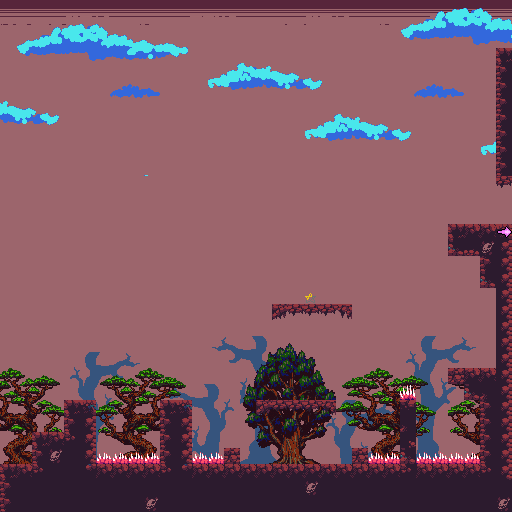

The image is a tile-based game level rendered from a .tmx file. Its description and source (layers, tilesets, objects; grid data summarised) follow:
An orthogonal 32x32 tile map with 16x16 px tiles, 6 tile layers (background, middle, middle-near, near, ...), 14 tilesets and 28 objects.

<map version="1.5" tiledversion="1.7.2" orientation="orthogonal" renderorder="right-down" width="32" height="32" tilewidth="16" tileheight="16" infinite="0" nextlayerid="17" nextobjectid="53">
 <tileset firstgid="1" source="JKBACK.tsx" />
 <tileset firstgid="105" source="JKMIDDLE.tsx" />
 <tileset firstgid="339" source="JKnear.tsx" />
 <tileset firstgid="703" source="wasteland.tsx" />
 <tileset firstgid="1215" source="wastelandmountains.tsx" />
 <tileset firstgid="1727" source="wastelandsky.tsx" />
 <tileset firstgid="2239" source="watelandmountains2.tsx" />
 <tileset firstgid="2751" source="spike_ground4.tsx" />
 <tileset firstgid="2752" source="spike_ground5.tsx" />
 <tileset firstgid="2753" source="dungeon 16x16.tsx" />
 <tileset firstgid="15041" source="plattoon.tsx" />
 <tileset firstgid="19137" source="sheet.tsx" />
 <tileset firstgid="19273" source="dawntree.tsx" />
 <tileset firstgid="19533" source="clouds.tsx" />
 <layer id="1" name="background" width="32" height="32">
  <data>[1024 cells, 1024 non-empty, 236 distinct tile ids]</data>
 </layer>
 <layer id="2" name="middle" width="32" height="32">
  <data>[1024 cells, 942 non-empty, 360 distinct tile ids]</data>
 </layer>
 <layer id="13" name="middle-near" width="32" height="32">
  <data>[1024 cells, 185 non-empty, 40 distinct tile ids]</data>
 </layer>
 <layer id="3" name="near" width="32" height="32">
  <data>[1024 cells, 980 non-empty, 149 distinct tile ids]</data>
 </layer>
 <layer id="4" name="graphics" width="32" height="32">
  <data>[1024 cells, 186 non-empty, 22 distinct tile ids]</data>
 </layer>
 <layer id="11" name="overgraphics" width="32" height="32">
  <data>[1024 cells, 2 non-empty, 2 distinct tile ids]</data>
 </layer>
 <objectgroup id="5" name="ground">
  <object id="1" x="0" y="464" width="512" height="48" />
  <object id="2" x="32" y="432" width="64" height="32" />
  <object id="3" x="64" y="400" width="32" height="32" />
  <object id="4" x="160" y="400" width="32" height="64" />
  <object id="6" x="400" y="400" width="16" height="64" />
  <object id="7" x="480" y="384" width="32" height="80" />
  <object id="8" x="448" y="368" width="64" height="16" />
  <object id="9" x="464" y="384" width="16" height="16" />
  <object id="11" x="480" y="256" width="32" height="32" />
  <object id="12" x="496" y="288" width="16" height="80" />
  <object id="26" x="272" y="304" width="80" height="10.5377" />
  <object id="29" x="224" y="448" width="16" height="16" />
  <object id="30" x="352" y="448" width="16" height="16" />
  <object id="31" x="448" y="224" width="48" height="32" />
  <object id="32" x="496" y="240" width="16" height="16" />
  <object id="34" x="496" y="48" width="16" height="138.538" />
  <object id="35" x="0" y="0" height="464" />
  <object id="36" x="512" y="0" height="48" />
  <object id="42" x="256" y="400" width="80" height="10.5377" />
  <object id="49" x="511.136" y="0.818182" width="0.5" height="46.9091" />
  <object id="50" x="0.26087" y="0.391304" width="510.077" height="0.173913" />
 </objectgroup>
 <objectgroup id="6" name="spike">
  <object id="14" x="96" y="453.462" width="64" height="10.5377" />
  <object id="15" x="400" y="384" width="16" height="16" />
  <object id="19" x="416" y="453.462" width="64" height="10.5377" />
  <object id="21" x="192" y="454.373" width="32" height="9.62731" />
  <object id="22" x="368" y="453.462" width="32" height="10.5377" />
 </objectgroup>
 <objectgroup id="12" name="levelEnd">
  <object id="33" x="496" y="224.625" width="16" height="15.375" />
 </objectgroup>
 <objectgroup id="10" name="doublejump" />
 <objectgroup id="15" name="bullets" />
 <objectgroup id="16" name="coin">
  <object id="52" x="303.5" y="291.5" width="16.5" height="11.5" />
 </objectgroup>
</map>
